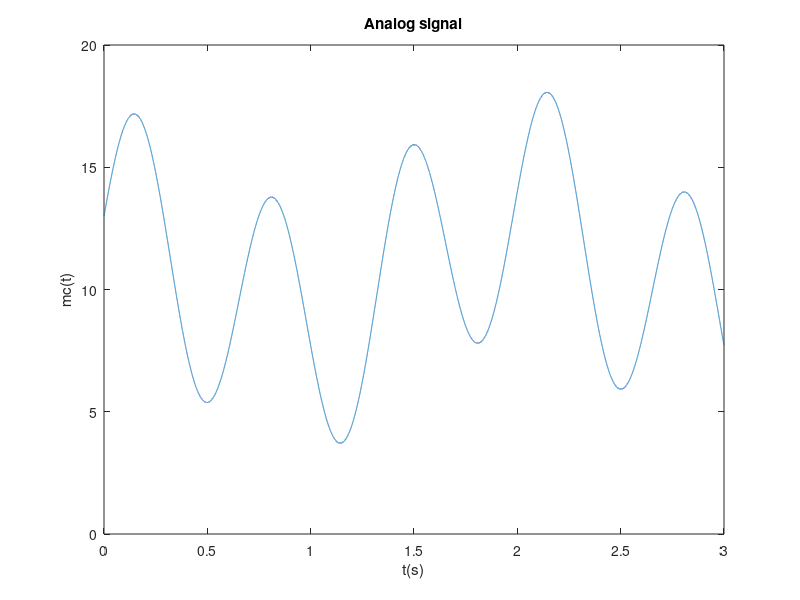
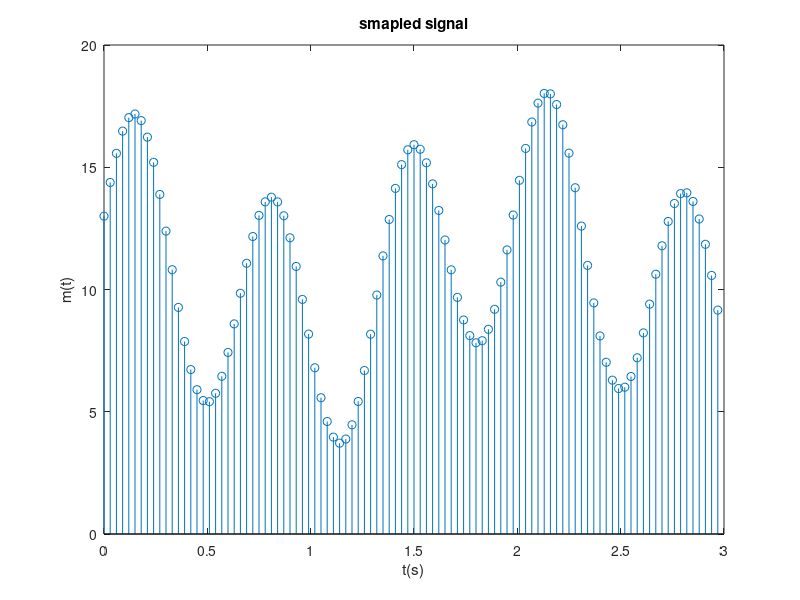

Source code (MATLAB) for these figures, in order: (Note: this script raises an error after producing the figures.)
clc;clear;close all
load('p.mat', 'p')

%% PART1

N=50000;
fs_c=N/3;
t_c=0:1/fs_c:3-1/fs_c;
mt_c=10+5*sin(3*pi*t_c)+3*(cos(pi*t_c).^3)+sin(pi*t_c/4);
figure
plot(t_c,mt_c);
title('Analog signal');xlabel t(s); ylabel mc(t);

%% PART2

fs=500;
t=t_c(1:fs:length(mt_c));
mt=mt_c(1:fs:length(mt_c));
figure
stem(t,mt);
title('smapled signal');xlabel t(s); ylabel m(t);

%% PART3

minm=round(min(mt),1);
maxm=round(max(mt),1);
QL=(maxm-minm)/31;
% Level
Q=minm:QL:maxm;
% 
x=zeros(1,100);
Quantized_sig=zeros(1,100);
Quantized_level=zeros(1,100);
figure
for k=1:100
    [~,x(k)]=min(abs(mt(k)-Q));   
end
Quantized_sig(1:100)=Q(x(1:100));
stem(t,Quantized_sig,LineStyle="none", MarkerEdgeColor='r');
hold on 
stem(t,mt, LineStyle="none" , MarkerEdgeColor='g');
hold on 
for n=0:31
    Quantized_level(1:100)=minm+n*QL;
    plot(t,Quantized_level,'b');
end
title('Quantization signal');xlabel t(s); ylabel m(t);
legend('Quantized_sig' ,'mt' , 'Quantized_level');
%% PART4-1

figure 
plot(p);
EnergyP=sum(p.^2);
title('Triangle Pulse');xlabel t(s); ylabel Pulse;
%% PART4-2 Graycode
figure 
tnew=0:3/100000:3-3/100000;
coding1=[0, 1, 3, 2, 6, 7, 5, 4, 12, 13, 15, 14, 10, 11, 9, 8, 24, 25, 27, 26, 30,31, 29, 28, 20, 21, 23, 22, 18, 19, 17, 16];
coding2 = dec2bin(coding1);
Amp1= -31:2:31;
level=1:1:32;
codingarray=[Q ; coding1 ; Amp1 ; level];
Amp2=Amp1(x);  
decimalmod=coding1(x(1:100));
graycodemod=dec2bin(decimalmod);
Stringgraymod = reshape(graycodemod', 1, []);

pulse1=zeros(1,100000);
for i=1:100
    pulse1(1,(i-1)*1000+1:1000*i)=Amp2(i)*p;
end

plot(tnew,pulse1);
title('pulse converted message');xlabel t(s); ylabel ('discrete pulse');
%% PART5

Ps=sum(pulse1.^2)/100000;
Pn=Ps*(10^(-0.2));
noise=(sqrt(Pn)).*randn(1,100000);
figure
subplot(2,1,1);
plot(tnew,noise);
title('Gaussian noise');xlabel t(s); ylabel Noise;
mt_nt=pulse1+noise;
subplot(2,1,2);
plot(tnew,mt_nt);
title('pulsed signal + noise');xlabel t(s); ylabel ('receive signal');
%% PART6

rePulse=transpose(reshape(mt_nt,1000,100));
Ampulse=transpose((rePulse * p.')/EnergyP);
figure


newAmpindex=zeros(1,100);
round2odd1 = round_odd(Ampulse);

for i=1:100
        newAmpindex(i)=find(round2odd1(i)==codingarray(3,:));
end

decode=Q(newAmpindex(1:100));
stem(t,decode, 'r',LineStyle="none");
hold on 
for n=0:31
    Quantized_level(1:100)=minm+n*QL;
    plot(t,Quantized_level,'b');
end
legend('DeQuantized_sig' , 'Quantized_level');

coding3=coding1(newAmpindex);
graycodedemod=dec2bin(coding3);

% checking for difference
Amperror=(sum(x ~= newAmpindex)/length(newAmpindex))*100;


Stringgraydemod = reshape(graycodedemod', 1, []);
Graycode_dif=sum(Stringgraydemod ~= Stringgraymod);
Graycode_error = (Graycode_dif / length(Stringgraydemod))*100;

%% Part7
figure
Analog=spline(t,decode,t_c);
%Analog=Analog+mean(mt_c)-mean(Analog);
plot(t_c,Analog , 'b');
hold on 
plot(t_c,mt_c ,'r' , LineStyle="-");
title('convert to Analog') ; xlabel t(s) ; ylabel Analog;
legend('Analog signal' , 'first signal')
Receive_error=immse(Analog,mt_c);

%% Function

% from matlab
function S = round_odd(S)
idx = mod(S,2)<1;
S = floor(S);
S(idx) = S(idx)+1;
end





